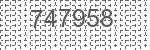
#> input picture CAPTCHA.jpg, 150 x 50 px
$ python NumericCaptchaSolver.py
#> lines starting #> are read from the running program, lines starting #| are printed output that depends on the picture
import cv2
import pytesseract
from PIL import Image
import os

# Set the Tesseract path (Windows only)
pytesseract.pytesseract.tesseract_cmd = r'C:\Program Files (x86)\Tesseract-OCR\tesseract.exe'

# Set the TESSDATA_PREFIX environment variable
os.environ['TESSDATA_PREFIX'] = r'C:\Program Files (x86)\Tesseract-OCR'

# Load the CAPTCHA image
image = cv2.imread('CAPTCHA.jpg')
#> image is the input picture: shape (50, 150, 3); min 61, max 255, mean 216.2

# Convert to grayscale
gray = cv2.cvtColor(image, cv2.COLOR_BGR2GRAY)

# Apply adaptive thresholding
thresh = cv2.adaptiveThreshold(gray, 255, cv2.ADAPTIVE_THRESH_GAUSSIAN_C, cv2.THRESH_BINARY_INV, 11, 2)
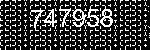
#> thresh: shape (50, 150); 23.2% white in thin lines or dots

# Remove noise using morphological operations
kernel = cv2.getStructuringElement(cv2.MORPH_RECT, (2, 2))
opening = cv2.morphologyEx(thresh, cv2.MORPH_OPEN, kernel, iterations=1)
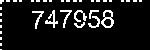
#> opening: shape (50, 150); 9.2% white in thin lines or dots

# Display the preprocessed image for debugging
cv2.imshow('Processed Image', opening)
cv2.destroyAllWindows()

# Extract text using Tesseract
custom_config = r'--oem 3 --psm 8 outputbase digits'  # Try different --psm values
#> (the run stopped early here; a loop or call above may not have finished)
